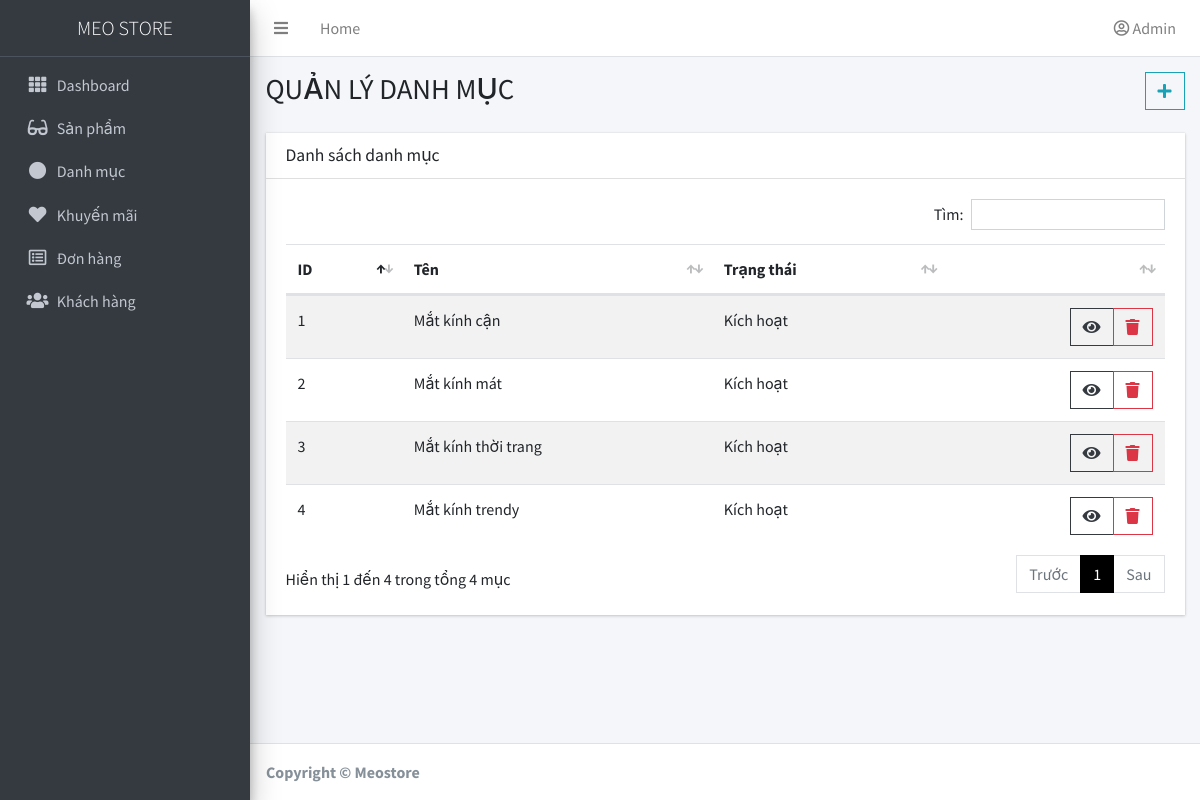
The page /admin/index.php?category (signed in) on the database its author committed.
### tables this page shows
CREATE TABLE `categories` (
  `category_ID` int(11) NOT NULL,
  `name` varchar(255) NOT NULL,
  `status` int(11) NOT NULL,
  `created_at` datetime NOT NULL DEFAULT current_timestamp(),
  `updated_at` datetime NOT NULL DEFAULT current_timestamp() ON UPDATE current_timestamp()
);

### admin/index.php (called while the page is built)
<?php
require_once '../controller/AdminController.php';
?>

### model/database.php (called while the page is built, shortened)
<?php
class connect
{
    var $db = null;
    function __construct()
    {
        $dsn = "mysql:host=localhost; dbname=matkinh";
        $user = 'root';
        $pass = '';
        $this->db = new PDO($dsn, $user, $pass, array(PDO::MYSQL_ATTR_INIT_COMMAND => 'SET NAMES utf8'));
    }
    function getList($select)
    {
        $result = $this->db->query($select);
        return $result;
    }
}

### model/category.php (called while the page is built, shortened)
<?php
require_once 'database.php';
class Category
{
    public function getCategoryList()
    {
        $db = new connect();
        $sql = 'SELECT * FROM categories';
        $r = $db->getList($sql);
        return $r;
    }
}

### views/admin/category.php (the view, shortened to what this page needs)
<?php
include('head.php');
?>
<body class="hold-transition sidebar-mini layout-fixed">
    <?php
    include('header.php');
    ?>
    <?php
    if ($action == 'category-list') :
    ?>
        <div class="content-wrapper">
            <section class="content-header">
                <div class="container-fluid">
                    <div class="row mb-2">
                        <div class="col-sm-6">
                            <h1>QUẢN LÝ DANH MỤC</h1>
                        </div>
                        <div class="col-sm-6 action">
                            <div class="float-sm-right">
                                <a href="?act=category-create-form" class="btn btn-outline-info btn-flat">
                                    <i class="fas fa-plus"></i>
                                </a>
                            </div>
                        </div>
                    </div>
                </div>
            </section>
            <section class="content">
                <div class="container-fluid">
                    <div class="row">
                        <div class="col-12">
                            <div class="card">
                                <div class="card-header">
                                    <h3 class="card-title">Danh sách danh mục</h3>
                                </div>
                                <div class="card-body">
                                    <table id="table" class="table table-striped">
                                        <thead>
                                            <tr>
                                                <th>ID</th>
                                                <th>Tên</th>
                                                <th>Trạng thái</th>
                                                <th></th>
                                            </tr>
                                        </thead>
                                        <tbody>
                                            <?php
                                            foreach ($results as $r) :
                                            ?>
                                                <tr>
                                                    <td>
                                                        <?= $r['category_ID'] ?>
                                                    </td>
                                                    <td>
                                                        <?= $r['name'] ?>
                                                    </td>
                                                    <td>
                                                        <?php
                                                        if ($r['status'] == 0) {
                                                            echo 'Vô hiệu hóa';
                                                        } else {
                                                            echo 'Kích hoạt';
                                                        }
                                                        ?>
                                                    </td>
                                                    <td class="text-right">
                                                        <div class="btn-group">
                                                            <a href="?act=category-edit-form&category_ID=<?= $r['category_ID'] ?>" class="btn btn-outline-dark btn-flat">
                                                                <i class="fas fa-eye"></i>
                                                            </a>
                                                            <a href="?act=category-delete&category_ID=<?= $r['category_ID'] ?>" class="btn btn-outline-danger btn-flat">
                                                                <i class="fas fa-trash"></i>
                                                            </a>
                                                        </div>
                                                    </td>
                                                </tr>
                                            <?php
                                            endforeach;
                                            ?>
                                        </tbody>
                                    </table>
                                </div>
                            </div>
                        </div>
                    </div>
                </div>
            </section>
        </div>
    <?php
    endif;
    ?>
    <?php
    include 'footer.php';
    ?>
</body>
</html>

### assets/admin/css/custom.css (style rules this page uses)
div.card { border-radius: 0 !important; }

### rows shown on the page
categories: category_ID "1", name "Mắt kính cận", status "Kích hoạt"
categories: category_ID "2", name "Mắt kính mát", status "Kích hoạt"
categories: category_ID "3", name "Mắt kính thời trang", status "Kích hoạt"
categories: category_ID "4", name "Mắt kính trendy", status "Kích hoạt"
